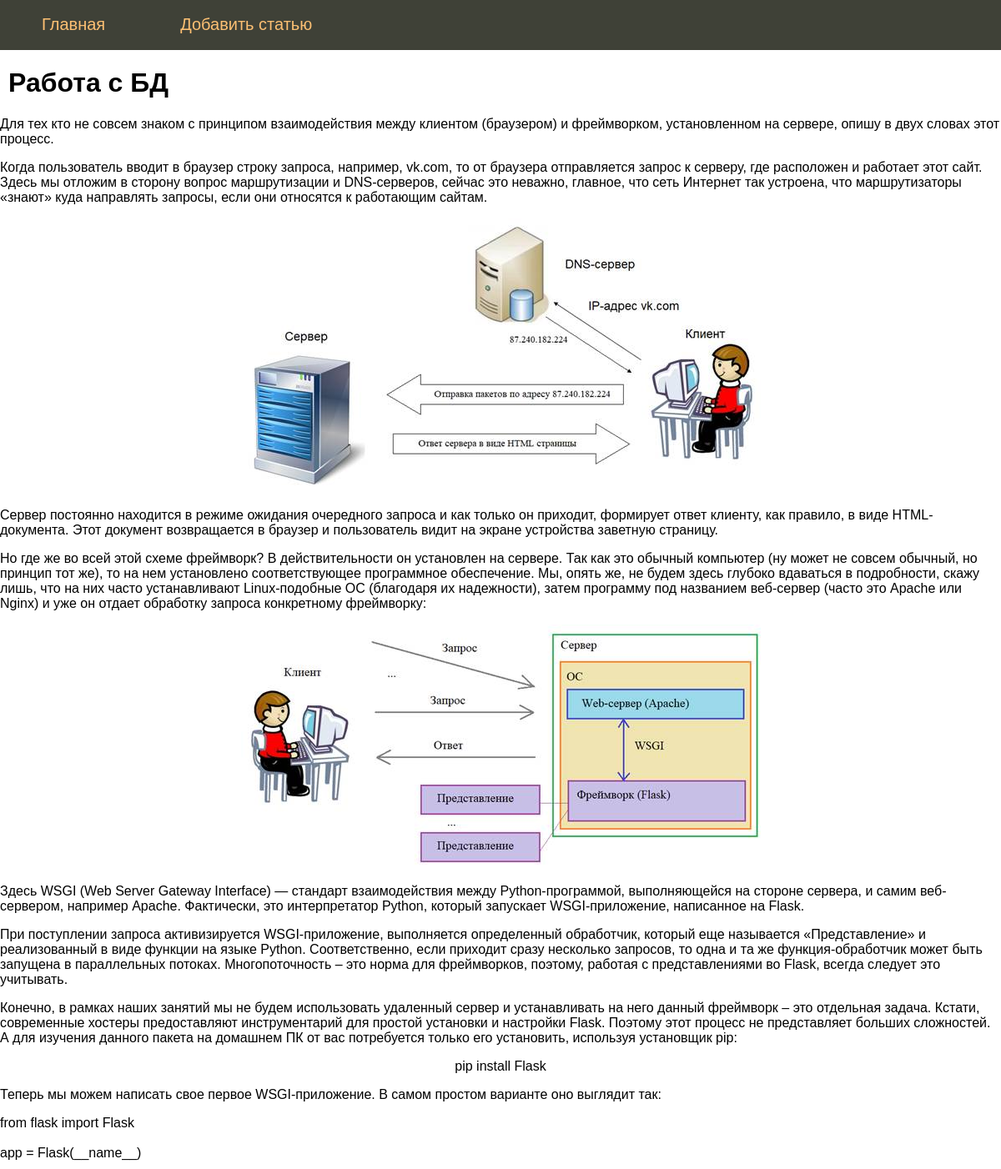
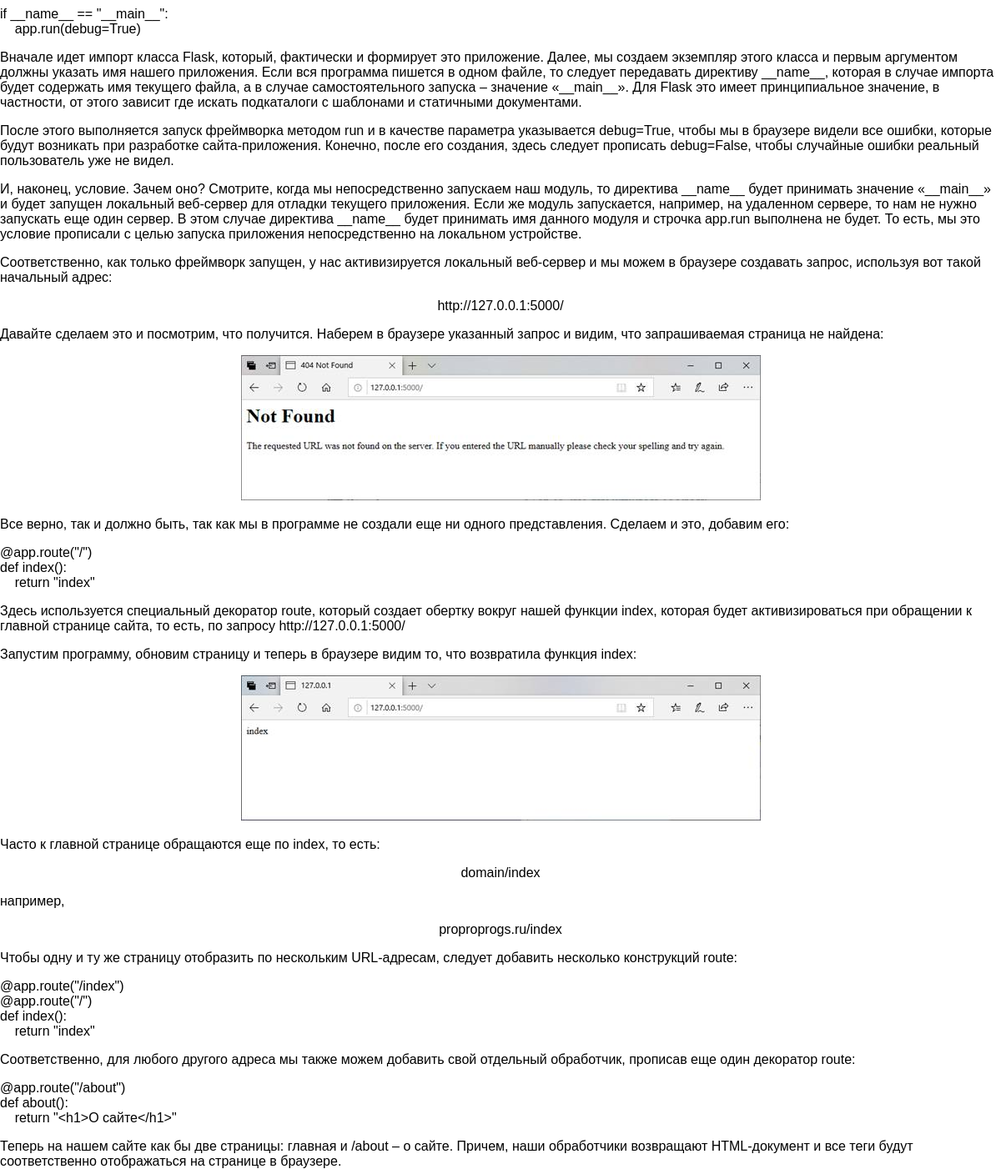
The page /post/framework-flask-intro2 on the database its author committed (2 pictures, top to bottom).
### tables this page shows
CREATE TABLE mainmenu(
    id integer PRIMARY KEY AUTOINCREMENT,
    title text NOT NULL,
    url text NOT NULL
);

CREATE TABLE posts (
    id integer PRIMARY KEY AUTOINCREMENT,
    title text NOT NULL,
    text text NOT NULL,
    url text NOT NULL,
    time integer NOT NULL
);

### main.py (the view)
@app.route("/post/<alias>")
def showPost(alias):
    db = get_db()
    dbase = FDataBase(db)
    title, post = dbase.getPost(alias)
    if not title:
        abort(404)
    return render_template('post.html', menu=dbase.getMenu(), title=title, post=post)

### FDataBase.py (called while the page is built)
    def getMenu(self):
        query = """SELECT * FROM mainmenu"""
        try:
            self.__cur.execute(query)
            res = self.__cur.fetchall()
            if res:
                return res
        except sqlite3.Error:
            print('Ошибка чтения из БД')
        return []

    def getPost(self, alias):
        try:
            self.__cur.execute(f"SELECT title, text FROM posts WHERE url LIKE '{alias}' LIMIT 1")
            res = self.__cur.fetchone()
            if res:
                return res
        except sqlite3.Error as e:
            print(f"Ошибка получения статьи из БД {e}")
        return False, False

### main.py (called while the page is built)
def connect_db():
    conn = sqlite3.connect(app.config['DATABASE'])
    conn.row_factory = sqlite3.Row  # будут возвращаться не кортежи, а словари
    return conn

def get_db():
    if not hasattr(g, 'link_db'):
        g.link_db = connect_db()
    return g.link_db

### templates/post.html
{% extends 'base.html' %}
{% block content %}
{{ super() }}
{{ post | safe }}
{% endblock %}

### templates/base.html (shortened to what this page needs)
<!DOCTYPE html>
<html>
    <head>
        <link type="text/css" href="{{ url_for('static', filename='css/styles.css')}}" rel="stylesheet" />
    </head>
    <body>
    {% block content -%}
        {%- block mainmenu -%}
        <ul class="mainmenu">
            {% for m in menu %}
                <li><a href="{{ m.url }}">{{ m.title }}</a></li>
            {% endfor %}
        </ul>
        {% endblock mainmenu -%}
        <div class="content">
            {% if title -%}
                <h1>{{title}}</h1>
            {% else -%}
                <h1>Про Flask</h1>
            {% endif -%}
        </div>
    {% endblock -%}
    </body>
</html>

### static/css/styles.css (style rules this page uses)
html, body { font-family: Arial; margin: 0; padding: 0; height: 100%; width: 100%; }
a { color: #0059b2; text-decoration: none; }
ul.mainmenu { list-style: none; background: #3F4137; height: 60px; margin: 0; padding: 0; color: #fdc073; font-size: 20px; overflow: hidden; }
ul.mainmenu li { float: left; margin: 18px 40px 0 50px; }
ul.mainmenu li a { color: #fdc073; text-decoration: none; }
div.content { margin: 10px; }

### rows shown on the page
mainmenu: title "Главная"
mainmenu: title "Добавить статью"
posts: title "Работа с БД", text "Для тех кто не совсем знаком с принципом взаимодействия между клиентом (браузером) и фреймворком, установленном на сервере, опишу в двух словах этот процесс. Когда пользователь вводит в браузер строку запроса, например, vk.com, то от браузера отправляется запрос к серверу, где расположен и работает этот сайт. Здесь мы отложим в сторону вопрос маршрутизации и DNS-серверов, сейчас это неважно, главное, что сеть Интернет так устроена, что маршрутизаторы «знают» куда направлять запросы, если они относятся к работающим сайтам. Сервер постоянно находится в режиме ожидания очередного запроса и как только он приходит, формирует ответ клиенту, как правило, в виде HTML-документа. Этот документ…", text (picture)
